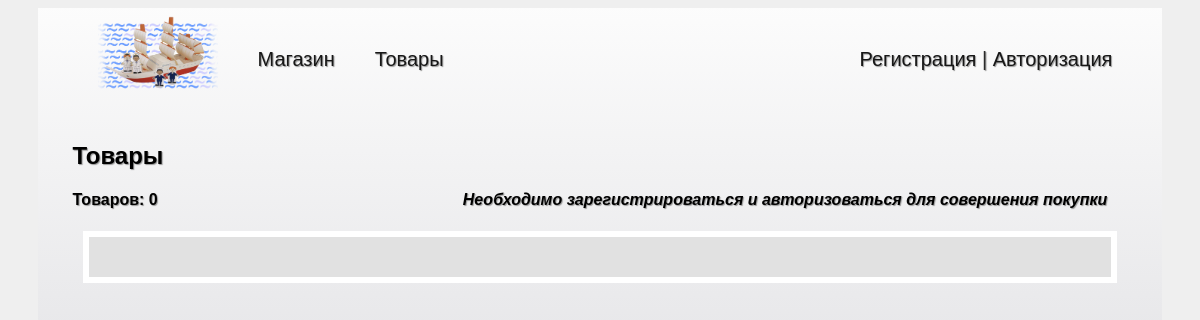
Page /goods/ on the earlier database version.
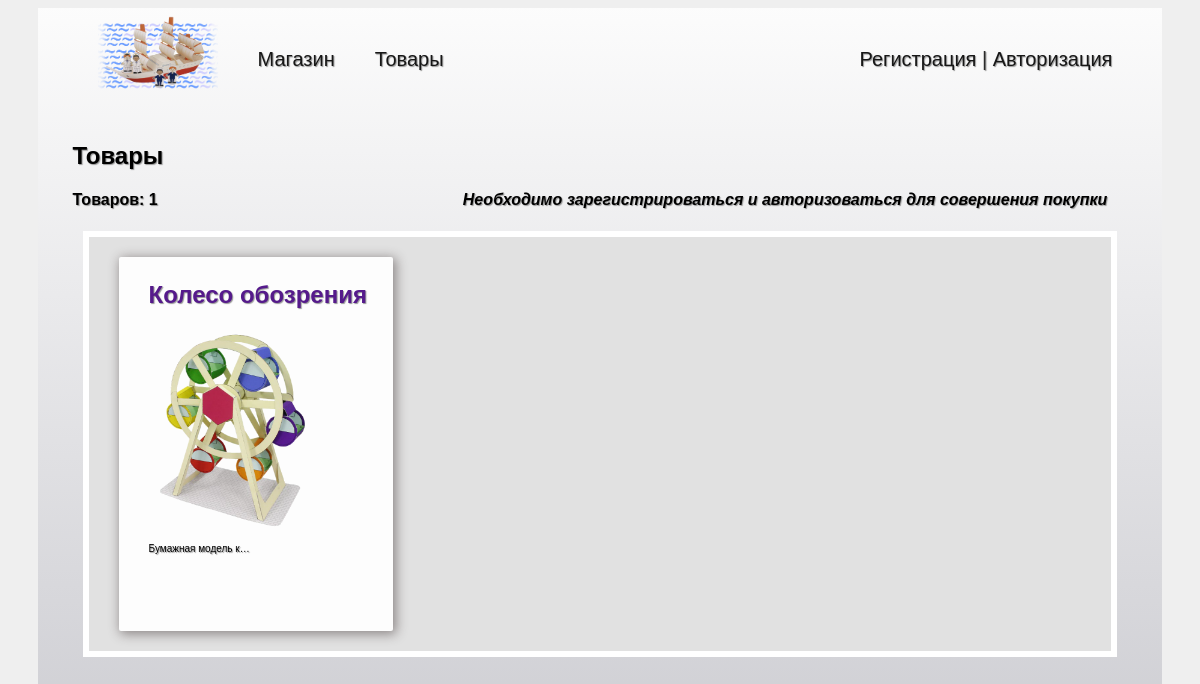
Same page on the later database version.
### goods/models.py (models this page shows, shortened)
class Goods(models.Model):
    STATUS_CHOICES = (
        ('published', 'Published'),
        ('unpublished', 'Unpublished')
    )
    title = models.CharField(max_length=250)
    slug = models.SlugField(max_length=250)
    description = models.TextField()
    picture = models.ImageField(upload_to='goods/images')
    publish = models.DateTimeField(default=timezone.now)
    created = models.DateTimeField(auto_now_add=True)
    updated = models.DateTimeField(auto_now=True)
    status = models.CharField(max_length=11, choices=STATUS_CHOICES, default='published')
    category = models.ForeignKey('GoodsCategories', on_delete=models.PROTECT)

### goods/views.py (the view)
# urls.py: path("goods/", goods_page, name="goods"),
def goods_page(request):
    goods = Goods.objects.all()
    return render(request, 'goods/goods.html', {"goods": goods})

### goods/templates/goods/goods.html (shortened to what this page needs)
{% extends 'seller/base.html' %}
{% load static %}
{% block content %}
<h2 class="cat_title">Товары<br></h2>
<h4>Товаров: {{ goods.count }}
    {% if not request.user.is_authenticated %}
    <em class="last">Необходимо зарегистрироваться и авторизоваться для совершения покупки</em>
    {% endif %}
</h4>
<div class="models">
    {% for good in goods %}
    <div class="elements">
        {% if request.user.is_staff %}
        <h5 class="top"><a href="{% url 'viewgood' good.pk %}">{{ good.title }}</a></h5>
        <a href="{% url 'viewgood' good.pk %}"><img class="model_img" src="{{ good.picture.url }}" alt="img"></a>
        {% else %}
        <h2 class="top"><a href="">{{ good.title }}</a></h2>
        <a href=""><img class="model_img" src="{{ good.picture.url }}" alt="img"></a>
        {% endif %}
        <div class="decription-text"><p>{{ good.description | striptags | truncatechars:18 }}</p></div>
    </div>
    {% endfor %}
</div>
{% endblock %}

Differences in the rows shown:
added Goods: title "Колесо обозрения", picture (picture), description "Бумажная модель к…"
Other differences:
{{ goods.count }}: "0" → "1"
